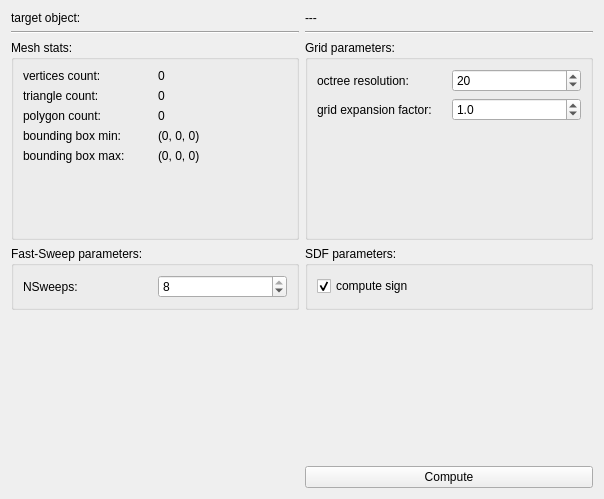
<?xml version="1.0" encoding="UTF-8"?>
<ui version="4.0">
 <class>sdfWidget</class>
 <widget class="QWidget" name="sdfWidget">
  <property name="geometry">
   <rect>
    <x>0</x>
    <y>0</y>
    <width>604</width>
    <height>499</height>
   </rect>
  </property>
  <property name="windowTitle">
   <string>Signed Distance Function (SDF)</string>
  </property>
  <layout class="QGridLayout" name="gridLayout">
   <item row="1" column="0">
    <widget class="Line" name="line">
     <property name="orientation">
      <enum>Qt::Horizontal</enum>
     </property>
    </widget>
   </item>
   <item row="2" column="1">
    <widget class="QGroupBox" name="groupBox_2">
     <property name="title">
      <string>Grid parameters:</string>
     </property>
     <layout class="QGridLayout" name="gridLayout_3">
      <item row="0" column="0">
       <widget class="QLabel" name="label_5">
        <property name="toolTip">
         <string>grid cell count for geometry's bounding cube for octree construction</string>
        </property>
        <property name="text">
         <string>octree resolution:</string>
        </property>
       </widget>
      </item>
      <item row="0" column="1">
       <widget class="QSpinBox" name="octreeResolutionSpinBox">
        <property name="toolTip">
         <string>grid cell count for geometry's bounding cube for octree construction</string>
        </property>
        <property name="minimum">
         <number>5</number>
        </property>
        <property name="maximum">
         <number>1000</number>
        </property>
        <property name="value">
         <number>20</number>
        </property>
       </widget>
      </item>
      <item row="2" column="0">
       <spacer name="verticalSpacer_3">
        <property name="orientation">
         <enum>Qt::Vertical</enum>
        </property>
        <property name="sizeHint" stdset="0">
         <size>
          <width>20</width>
          <height>40</height>
         </size>
        </property>
       </spacer>
      </item>
      <item row="1" column="1">
       <widget class="QDoubleSpinBox" name="offsetFactorSpinBox">
        <property name="toolTip">
         <string>a factor by which the geometry's bounding box gets expanded to extend the distance function domain</string>
        </property>
        <property name="decimals">
         <number>1</number>
        </property>
        <property name="minimum">
         <double>0.100000000000000</double>
        </property>
        <property name="maximum">
         <double>10.000000000000000</double>
        </property>
        <property name="singleStep">
         <double>0.100000000000000</double>
        </property>
        <property name="value">
         <double>1.000000000000000</double>
        </property>
       </widget>
      </item>
      <item row="1" column="0">
       <widget class="QLabel" name="label_8">
        <property name="toolTip">
         <string>a factor by which the geometry's bounding box gets expanded to extend the distance function domain</string>
        </property>
        <property name="text">
         <string>grid expansion factor:</string>
        </property>
       </widget>
      </item>
     </layout>
    </widget>
   </item>
   <item row="3" column="0">
    <widget class="QGroupBox" name="fastSweepParams">
     <property name="minimumSize">
      <size>
       <width>0</width>
       <height>50</height>
      </size>
     </property>
     <property name="title">
      <string>Fast-Sweep parameters:</string>
     </property>
     <layout class="QGridLayout" name="gridLayout_5">
      <item row="0" column="0">
       <widget class="QLabel" name="NsweepsLabel">
        <property name="toolTip">
         <string>Number of iterations for fast sweeping algorithm. At least 4 sweeps required to produce decent results.</string>
        </property>
        <property name="text">
         <string>NSweeps:</string>
        </property>
       </widget>
      </item>
      <item row="0" column="1">
       <widget class="QSpinBox" name="nSweepsSpinBox">
        <property name="toolTip">
         <string>Number of iterations for fast sweeping algorithm. At least 4 sweeps required to produce decent results.</string>
        </property>
        <property name="minimum">
         <number>1</number>
        </property>
        <property name="maximum">
         <number>8</number>
        </property>
        <property name="value">
         <number>8</number>
        </property>
       </widget>
      </item>
     </layout>
    </widget>
   </item>
   <item row="0" column="0">
    <widget class="QLabel" name="targetObjectLabel">
     <property name="text">
      <string>target object:</string>
     </property>
    </widget>
   </item>
   <item row="0" column="1">
    <widget class="QLabel" name="objectName">
     <property name="text">
      <string>---</string>
     </property>
    </widget>
   </item>
   <item row="4" column="0">
    <spacer name="verticalSpacer">
     <property name="orientation">
      <enum>Qt::Vertical</enum>
     </property>
     <property name="sizeHint" stdset="0">
      <size>
       <width>20</width>
       <height>40</height>
      </size>
     </property>
    </spacer>
   </item>
   <item row="2" column="0">
    <widget class="QGroupBox" name="meshStatsBox">
     <property name="minimumSize">
      <size>
       <width>0</width>
       <height>200</height>
      </size>
     </property>
     <property name="title">
      <string>Mesh stats:</string>
     </property>
     <layout class="QGridLayout" name="gridLayout_2">
      <item row="1" column="0">
       <widget class="QLabel" name="triCountLabel">
        <property name="text">
         <string>triangle count:</string>
        </property>
       </widget>
      </item>
      <item row="1" column="1">
       <widget class="QLabel" name="triangleCount">
        <property name="text">
         <string>0</string>
        </property>
       </widget>
      </item>
      <item row="0" column="0">
       <widget class="QLabel" name="vertCountLabel">
        <property name="text">
         <string>vertices count:</string>
        </property>
       </widget>
      </item>
      <item row="0" column="1">
       <widget class="QLabel" name="verticesCount">
        <property name="text">
         <string>0</string>
        </property>
       </widget>
      </item>
      <item row="2" column="0">
       <widget class="QLabel" name="polyCountLabel">
        <property name="text">
         <string>polygon count:</string>
        </property>
       </widget>
      </item>
      <item row="3" column="1">
       <widget class="QLabel" name="bboxMin">
        <property name="text">
         <string>(0, 0, 0)</string>
        </property>
       </widget>
      </item>
      <item row="3" column="0">
       <widget class="QLabel" name="bboxMinLabel">
        <property name="text">
         <string>bounding box min:</string>
        </property>
       </widget>
      </item>
      <item row="5" column="0">
       <spacer name="verticalSpacer_2">
        <property name="orientation">
         <enum>Qt::Vertical</enum>
        </property>
        <property name="sizeHint" stdset="0">
         <size>
          <width>20</width>
          <height>40</height>
         </size>
        </property>
       </spacer>
      </item>
      <item row="2" column="1">
       <widget class="QLabel" name="polygonCount">
        <property name="text">
         <string>0</string>
        </property>
       </widget>
      </item>
      <item row="4" column="0">
       <widget class="QLabel" name="bboxMaxLabel">
        <property name="text">
         <string>bounding box max:</string>
        </property>
       </widget>
      </item>
      <item row="4" column="1">
       <widget class="QLabel" name="bboxMax">
        <property name="text">
         <string>(0, 0, 0)</string>
        </property>
       </widget>
      </item>
     </layout>
    </widget>
   </item>
   <item row="1" column="1">
    <widget class="Line" name="line_2">
     <property name="orientation">
      <enum>Qt::Horizontal</enum>
     </property>
    </widget>
   </item>
   <item row="4" column="1">
    <spacer name="verticalSpacer_4">
     <property name="orientation">
      <enum>Qt::Vertical</enum>
     </property>
     <property name="sizeHint" stdset="0">
      <size>
       <width>20</width>
       <height>40</height>
      </size>
     </property>
    </spacer>
   </item>
   <item row="3" column="1">
    <widget class="QGroupBox" name="groupBox">
     <property name="title">
      <string>SDF parameters:</string>
     </property>
     <layout class="QGridLayout" name="gridLayout_4">
      <item row="0" column="0">
       <widget class="QCheckBox" name="comuteSignCheckBox">
        <property name="toolTip">
         <string>compute sign of distance function (negative for interior grid cells). Only works for closed mesh surfaces.</string>
        </property>
        <property name="text">
         <string>compute sign</string>
        </property>
        <property name="checked">
         <bool>true</bool>
        </property>
       </widget>
      </item>
     </layout>
    </widget>
   </item>
   <item row="5" column="1">
    <widget class="QPushButton" name="computeButton">
     <property name="text">
      <string>Compute</string>
     </property>
    </widget>
   </item>
  </layout>
 </widget>
 <resources/>
 <connections>
  <connection>
   <sender>computeButton</sender>
   <signal>clicked()</signal>
   <receiver>sdfWidget</receiver>
   <slot>ActionSDFInit()</slot>
   <hints>
    <hint type="sourcelabel">
     <x>489</x>
     <y>478</y>
    </hint>
    <hint type="destinationlabel">
     <x>595</x>
     <y>297</y>
    </hint>
   </hints>
  </connection>
 </connections>
 <slots>
  <slot>ActionSDFInit()</slot>
 </slots>
</ui>
